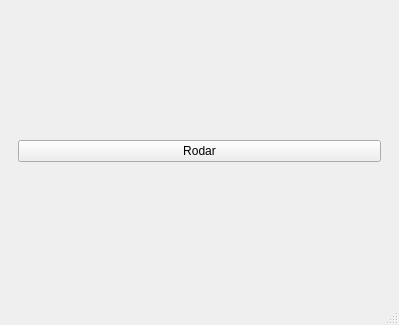
<?xml version="1.0" encoding="UTF-8"?>
<ui version="4.0">
 <class>MainWindow</class>
 <widget class="QMainWindow" name="MainWindow">
  <property name="geometry">
   <rect>
    <x>0</x>
    <y>0</y>
    <width>399</width>
    <height>325</height>
   </rect>
  </property>
  <property name="windowTitle">
   <string>MainWindow</string>
  </property>
  <widget class="QWidget" name="centralwidget">
   <layout class="QVBoxLayout" name="verticalLayout">
    <item>
     <widget class="QWidget" name="widget" native="true">
      <layout class="QVBoxLayout" name="verticalLayout_2">
       <item>
        <widget class="QPushButton" name="pushButton">
         <property name="text">
          <string>Rodar</string>
         </property>
        </widget>
       </item>
      </layout>
     </widget>
    </item>
   </layout>
  </widget>
  <widget class="QMenuBar" name="menubar">
   <property name="geometry">
    <rect>
     <x>0</x>
     <y>0</y>
     <width>399</width>
     <height>22</height>
    </rect>
   </property>
  </widget>
  <widget class="QStatusBar" name="statusbar"/>
 </widget>
 <resources/>
 <connections/>
</ui>
